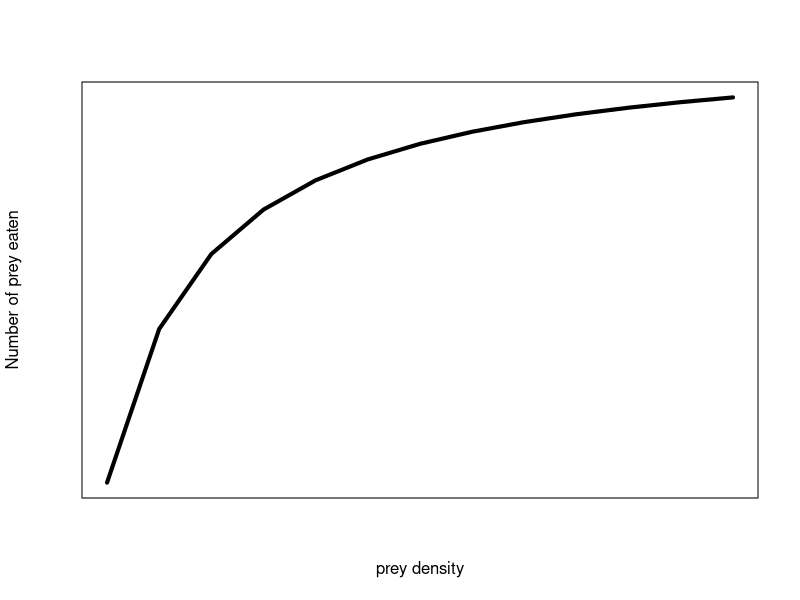
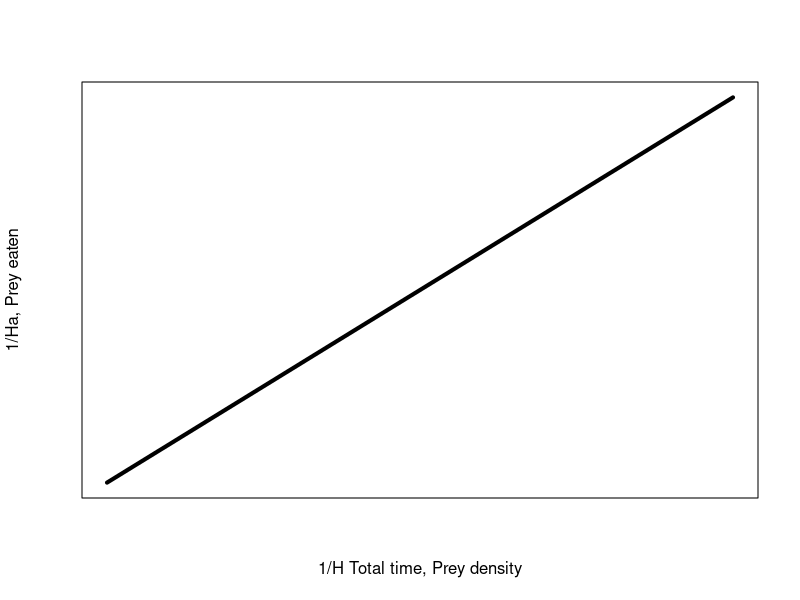

R code for these plots, in order:
## ---- chunk 1
prey <- seq(0, 60, 5)
type2 <- (prey*0.7)/(1+(prey*0.7*0.15))
plot(type2~ prey,
     type = 'l',
     lwd = 4,
     xlab = "prey density", ylab = "Number of prey eaten",
     xaxt='n', yaxt='n')
## ---- chunk 2
prey <- seq(0, 0.25, 0.01)
type2 <- seq(0, 1, length.out = length(prey))
plot(type2 ~ prey , type = 'l', lwd = 4, ylab = "1/Ha, Prey eaten", xlab = "1/H Total time, Prey density",
     xaxt='n', yaxt='n')
